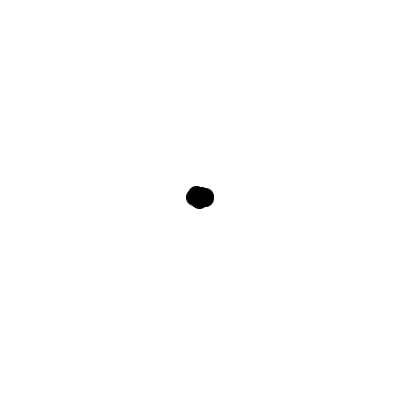
Frame 1 (no input)
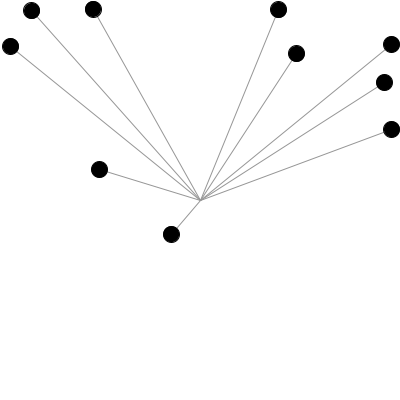
Frame 60 (the mouse pressed at the canvas centre just before this capture)
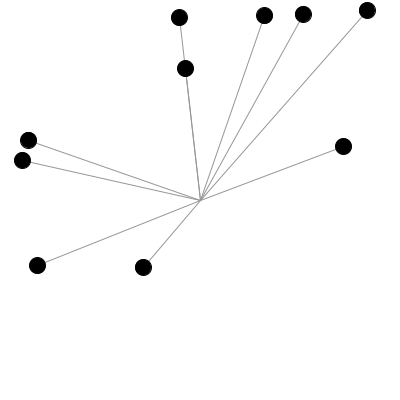
Frame 120 (the mouse held since frame 60 and released just before this capture)

The Processing sketch that drew these frames (run headless with seeded random() and noise(); from frame 60 on, the mouse is pressed at the canvas centre):

// Processing sketch: Test13_7
// ── Test13_7.pde
Oscillator[] oscillators=new Oscillator[10];

void setup(){
  size(400,400);
  for(int i=0;i<oscillators.length;i++){
    oscillators[i]=new Oscillator();
  }
}

void draw(){
  background(255);
  for(int i=0;i<oscillators.length;i++){
    oscillators[i].oscillate();
    oscillators[i].display();
  }
}

// ── Oscillator.pde
class Oscillator{
  float xtheta,ytheta;
  float dxtheta,dytheta;
  
  Oscillator(){
    xtheta=0;
    ytheta=0;
    
    dxtheta=random(-0.03,0.03);
    dytheta=random(-0.03,0.03);
  }
  
  void oscillate(){
    xtheta += dxtheta;
    ytheta += dytheta;
  }
  
  void display(){
    float x=map(sin(xtheta),-1,1,8,392);
    float y=map(sin(ytheta),-1,1,8,392);
    
    stroke(150);
    line(200,200,x,y);
    
    fill(0);
    stroke(0);
    ellipse(x,y,16,16);
  }
}
